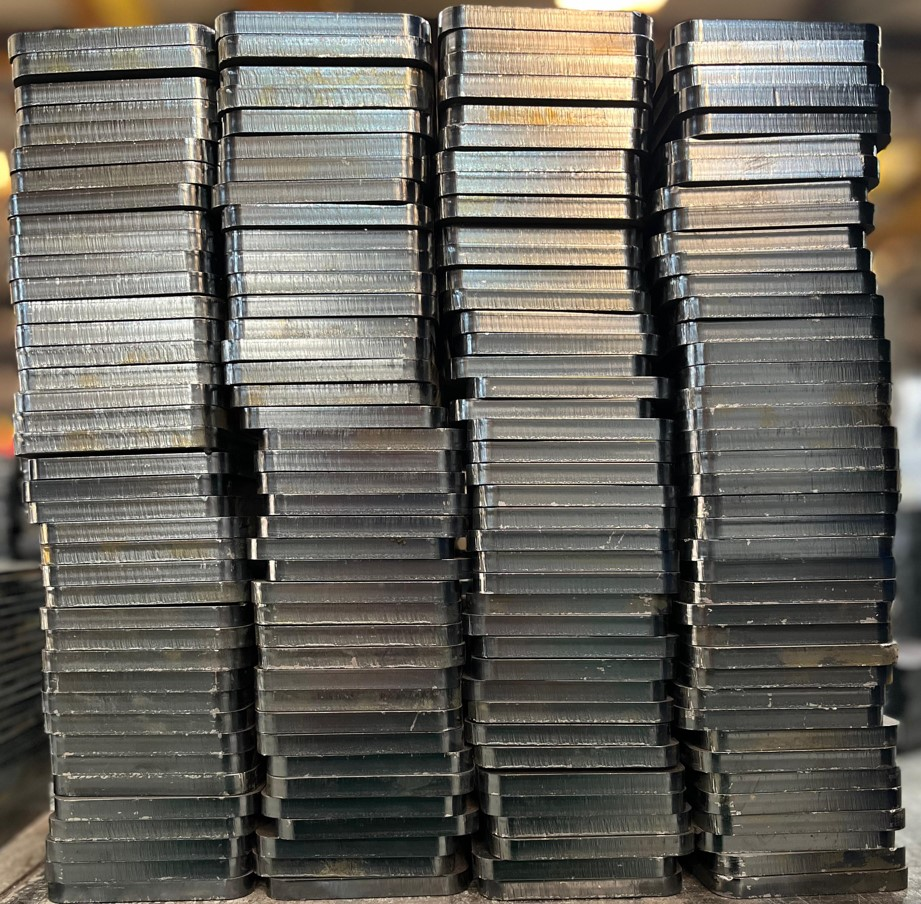
#> input picture image processing codes/KODLAR13_Morfolojik_Operatorler/KODLAR13_Morfolojik_Operatorler/Crop3.jpg, 921 x 904 px
$ python K13_11_Morfoloji_Gradient.py
#> lines starting #> are read from the running program, lines starting #| are printed output that depends on the picture
# -*- coding: utf-8 -*-
"""
Created on Tue Apr 16 08:04:39 2024

@author: muozi
"""

import cv2
import numpy as np
import matplotlib.pyplot as plt

# Görüntüleri oku
img1 = cv2.imread("Crop3.jpg",0)
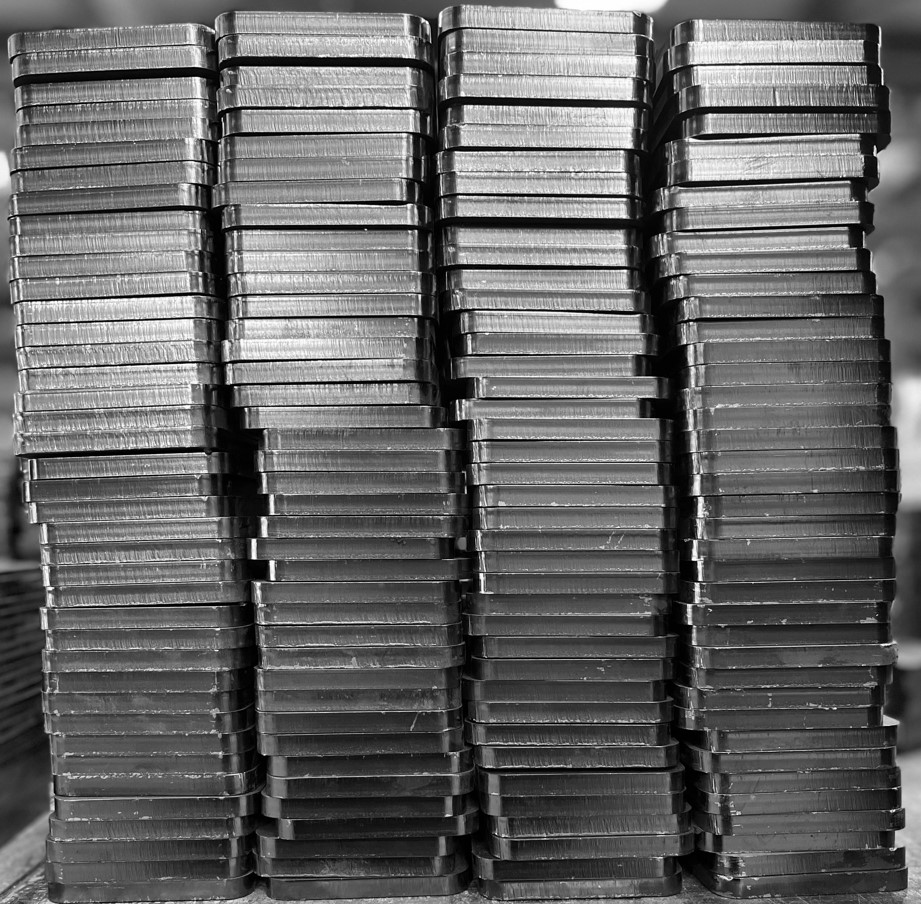
#> img1: shape (904, 921); min 0, max 255, mean 101.6
img2 = cv2.imread("j2.png")
img3 = cv2.imread("j3.png")

# Gradient işlemi için kernel
kernel = np.ones((4, 4), np.uint8)

kernel = np.array([[1, 0, 1],
                   [1,0,1],
                   [1, 0, 1]], dtype=np.uint8)

# Iterasyon sayısı
iterations = 1

# Gradient işlemi (erosion + dilation)
gradient1 = cv2.morphologyEx(img1, cv2.MORPH_GRADIENT, kernel, iterations=iterations)
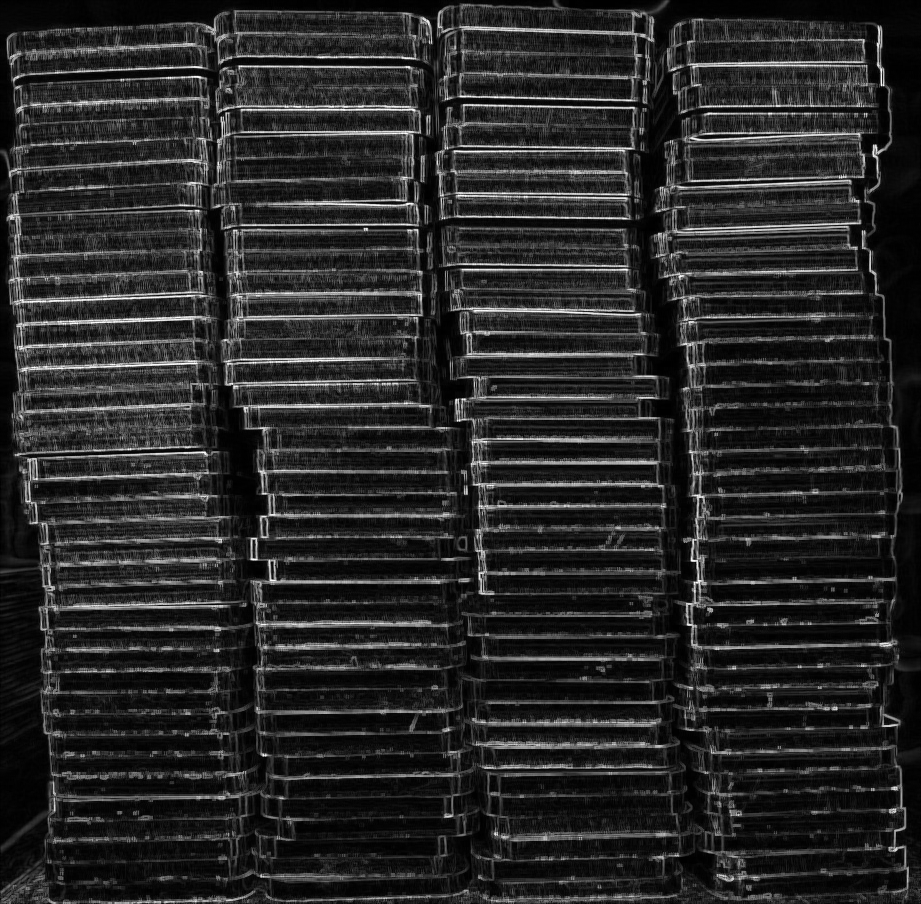
#> gradient1: shape (904, 921); min 0, max 255, mean 39.5
#> (the run stopped early here; a loop or call above may not have finished)

$ run again, with image processing codes/KODLAR13_Morfolojik_Operatorler/KODLAR13_Morfolojik_Operatorler/Top_bottom_img.png saved as image processing codes/KODLAR13_Morfolojik_Operatorler/KODLAR13_Morfolojik_Operatorler/Crop3.jpg
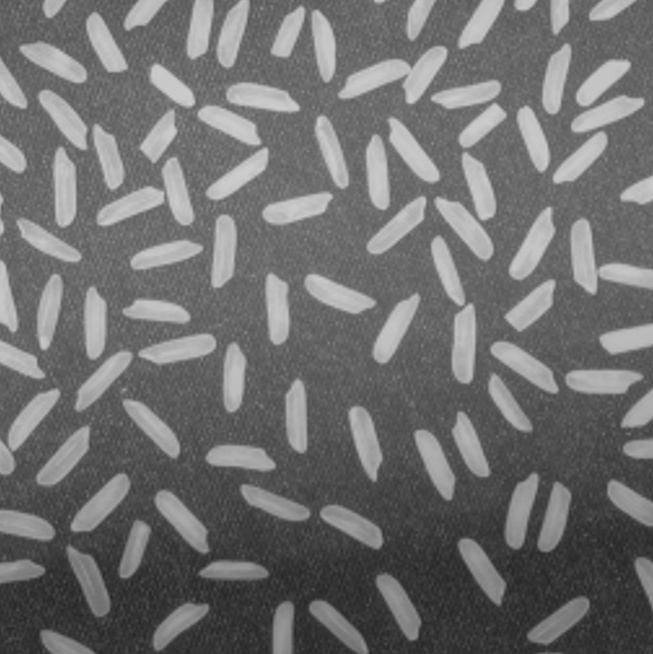
#> input picture image processing codes/KODLAR13_Morfolojik_Operatorler/KODLAR13_Morfolojik_Operatorler/Top_bottom_img.png, 653 x 654 px
#> img1 is the input picture: shape (654, 653); min 37, max 208, mean 111.3
#> `gradient1 = cv2.morphologyEx(img1, cv2.MORPH_GRADIENT, kernel, iterati..`:
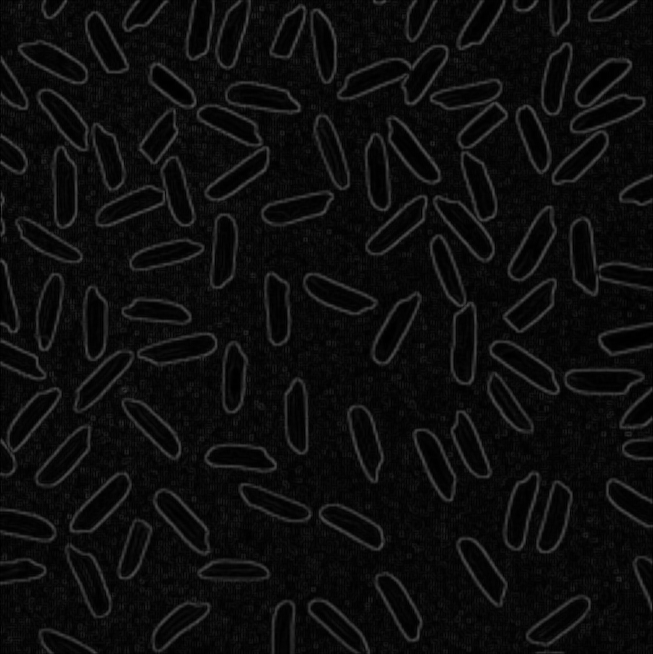
#> gradient1: shape (654, 653); min 0, max 81, mean 13.3
